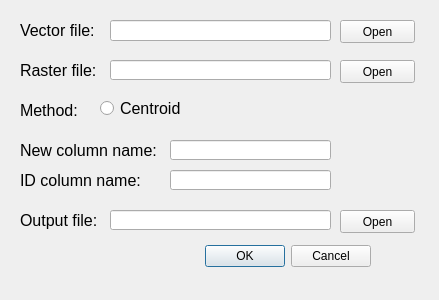
<?xml version="1.0" encoding="UTF-8"?>
<ui version="4.0">
 <class>RasterabsorberDialogBase</class>
 <widget class="QDialog" name="RasterabsorberDialogBase">
  <property name="geometry">
   <rect>
    <x>0</x>
    <y>0</y>
    <width>439</width>
    <height>300</height>
   </rect>
  </property>
  <property name="windowTitle">
   <string>Raster absorber</string>
  </property>
  <widget class="QDialogButtonBox" name="button_box">
   <property name="geometry">
    <rect>
     <x>30</x>
     <y>240</y>
     <width>341</width>
     <height>32</height>
    </rect>
   </property>
   <property name="orientation">
    <enum>Qt::Horizontal</enum>
   </property>
   <property name="standardButtons">
    <set>QDialogButtonBox::Cancel|QDialogButtonBox::Ok</set>
   </property>
  </widget>
  <widget class="QLabel" name="label">
   <property name="geometry">
    <rect>
     <x>20</x>
     <y>20</y>
     <width>81</width>
     <height>21</height>
    </rect>
   </property>
   <property name="font">
    <font>
     <pointsize>12</pointsize>
    </font>
   </property>
   <property name="text">
    <string>Vector file:</string>
   </property>
  </widget>
  <widget class="QRadioButton" name="radioButton">
   <property name="geometry">
    <rect>
     <x>100</x>
     <y>100</y>
     <width>82</width>
     <height>17</height>
    </rect>
   </property>
   <property name="font">
    <font>
     <pointsize>12</pointsize>
    </font>
   </property>
   <property name="text">
    <string>Centroid</string>
   </property>
  </widget>
  <widget class="QLabel" name="label_2">
   <property name="geometry">
    <rect>
     <x>20</x>
     <y>60</y>
     <width>81</width>
     <height>21</height>
    </rect>
   </property>
   <property name="font">
    <font>
     <pointsize>12</pointsize>
    </font>
   </property>
   <property name="text">
    <string>Raster file:</string>
   </property>
  </widget>
  <widget class="QLabel" name="label_3">
   <property name="geometry">
    <rect>
     <x>20</x>
     <y>100</y>
     <width>81</width>
     <height>21</height>
    </rect>
   </property>
   <property name="font">
    <font>
     <pointsize>12</pointsize>
    </font>
   </property>
   <property name="text">
    <string>Method:</string>
   </property>
  </widget>
  <widget class="QLineEdit" name="outShape">
   <property name="geometry">
    <rect>
     <x>110</x>
     <y>20</y>
     <width>221</width>
     <height>21</height>
    </rect>
   </property>
  </widget>
  <widget class="QPushButton" name="outButton">
   <property name="geometry">
    <rect>
     <x>340</x>
     <y>20</y>
     <width>75</width>
     <height>23</height>
    </rect>
   </property>
   <property name="text">
    <string>Open</string>
   </property>
  </widget>
  <widget class="QLineEdit" name="outShape_2">
   <property name="geometry">
    <rect>
     <x>110</x>
     <y>60</y>
     <width>221</width>
     <height>20</height>
    </rect>
   </property>
  </widget>
  <widget class="QPushButton" name="outButton_2">
   <property name="geometry">
    <rect>
     <x>340</x>
     <y>60</y>
     <width>75</width>
     <height>23</height>
    </rect>
   </property>
   <property name="text">
    <string>Open</string>
   </property>
  </widget>
  <widget class="QLabel" name="label_4">
   <property name="geometry">
    <rect>
     <x>20</x>
     <y>140</y>
     <width>141</width>
     <height>21</height>
    </rect>
   </property>
   <property name="font">
    <font>
     <pointsize>12</pointsize>
    </font>
   </property>
   <property name="text">
    <string>New column name:</string>
   </property>
  </widget>
  <widget class="QLineEdit" name="lineEdit_3">
   <property name="geometry">
    <rect>
     <x>170</x>
     <y>140</y>
     <width>161</width>
     <height>20</height>
    </rect>
   </property>
  </widget>
  <widget class="QLabel" name="label_5">
   <property name="geometry">
    <rect>
     <x>20</x>
     <y>170</y>
     <width>141</width>
     <height>21</height>
    </rect>
   </property>
   <property name="font">
    <font>
     <pointsize>12</pointsize>
    </font>
   </property>
   <property name="text">
    <string>ID column name:</string>
   </property>
  </widget>
  <widget class="QLineEdit" name="lineEdit_4">
   <property name="geometry">
    <rect>
     <x>170</x>
     <y>170</y>
     <width>161</width>
     <height>20</height>
    </rect>
   </property>
  </widget>
  <widget class="QLabel" name="label_6">
   <property name="geometry">
    <rect>
     <x>20</x>
     <y>210</y>
     <width>81</width>
     <height>21</height>
    </rect>
   </property>
   <property name="font">
    <font>
     <pointsize>12</pointsize>
    </font>
   </property>
   <property name="text">
    <string>Output file:</string>
   </property>
  </widget>
  <widget class="QLineEdit" name="outShape_3">
   <property name="geometry">
    <rect>
     <x>110</x>
     <y>210</y>
     <width>221</width>
     <height>20</height>
    </rect>
   </property>
  </widget>
  <widget class="QPushButton" name="outButton_3">
   <property name="geometry">
    <rect>
     <x>340</x>
     <y>210</y>
     <width>75</width>
     <height>23</height>
    </rect>
   </property>
   <property name="text">
    <string>Open</string>
   </property>
  </widget>
 </widget>
 <resources/>
 <connections>
  <connection>
   <sender>button_box</sender>
   <signal>accepted()</signal>
   <receiver>RasterabsorberDialogBase</receiver>
   <slot>accept()</slot>
   <hints>
    <hint type="sourcelabel">
     <x>20</x>
     <y>20</y>
    </hint>
    <hint type="destinationlabel">
     <x>20</x>
     <y>20</y>
    </hint>
   </hints>
  </connection>
  <connection>
   <sender>button_box</sender>
   <signal>rejected()</signal>
   <receiver>RasterabsorberDialogBase</receiver>
   <slot>reject()</slot>
   <hints>
    <hint type="sourcelabel">
     <x>20</x>
     <y>20</y>
    </hint>
    <hint type="destinationlabel">
     <x>20</x>
     <y>20</y>
    </hint>
   </hints>
  </connection>
 </connections>
</ui>
